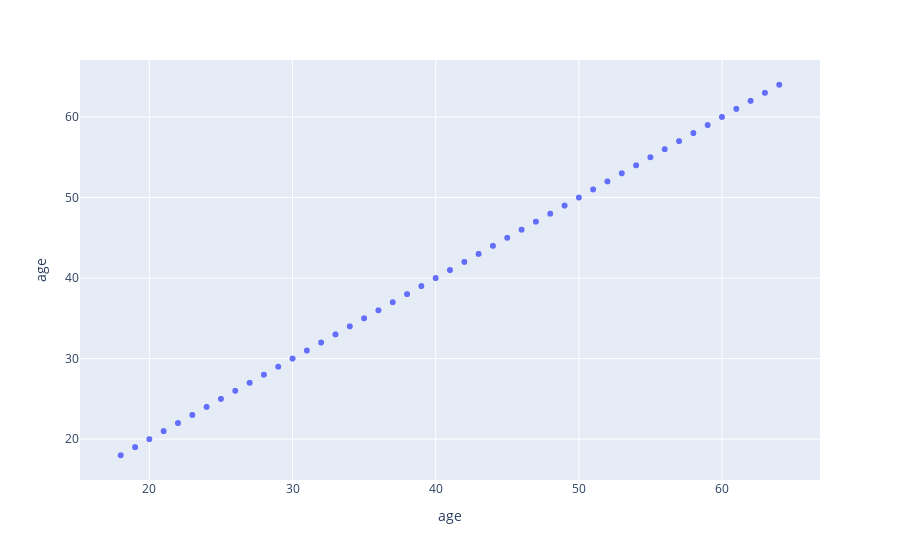

The code cell stored with this chart in its notebook:
### Code cell
px.scatter(medical_df, x='age', y= 'age')

### Figure 1 — Plotly figure (JSON) as saved in the notebook; plotly's stock layout.template omitted (floating-point values rounded to 4 significant figures; data arrays with more than 128 entries replaced by an {"elided": "..."} marker saying what was removed)
{"data": [{"hovertemplate": "age=%{y}<extra></extra>", "legendgroup": "", "marker": {"color": "#636efa", "symbol": "circle"}, "mode": "markers", "name": "", "showlegend": false, "type": "scattergl", "x": {"elided": "1338 int values"}, "xaxis": "x", "y": {"elided": "1338 int values"}, "yaxis": "y"}], "layout": {"legend": {"tracegroupgap": 0}, "margin": {"t": 60}, "xaxis": {"anchor": "y", "domain": [0, 1], "title": {"text": "age"}}, "yaxis": {"anchor": "x", "domain": [0, 1], "title": {"text": "age"}}}}
